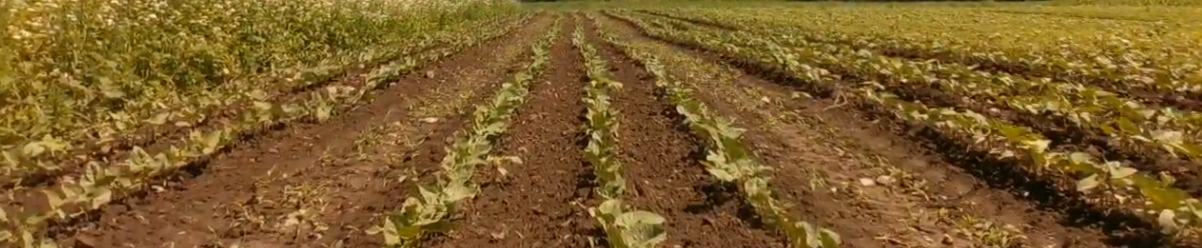
#> input picture image (1).webp, 1202 x 248 px, found by its file name
$ python 'hsvtuning copy.py'
#> lines starting #> are read from the running program, lines starting #| are printed output that depends on the picture; after the words box and inside, x2 and y2 are one past the last pixel; in counts of white or black regions, pixels touching at a corner belong together
# import libraries
import cv2 as cv
import numpy as np
import os

# image input
file_path = r"/home/irene/RoboLabCopy/Field Nav/image (1).webp"

assert os.path.exists(file_path), "File not found"

img = cv.imread(file_path)
#> img is the input picture: shape (248, 1202, 3); mean B, G, R 42.3, 93.5, 124.8
cv.imshow("Original Image", img)

# change to HSV
hsv_img = cv.cvtColor(img, cv.COLOR_BGR2HSV)
#> hsv_img: shape (248, 1202, 3); mean H, S, V 18.2, 176, 124.8
hue_img = hsv_img[:, :, 0]
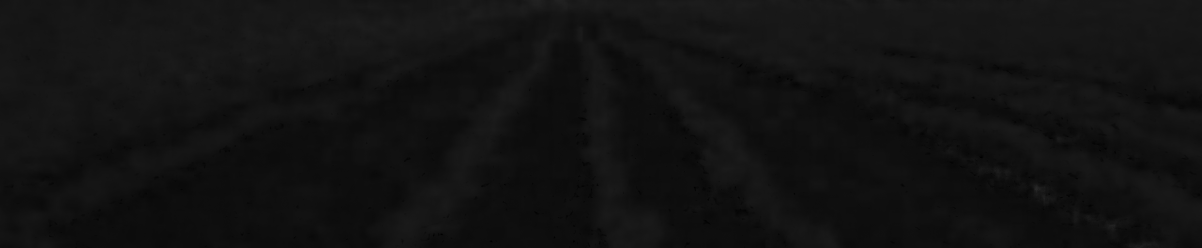
#> hue_img: shape (248, 1202); min 0, max 40, mean 18.2
cv.imshow("HSV Image", hsv_img)
# hue channel
cv.imshow("Hue channel", hue_img)
assert img is not None, "file could not be read, check with os.path.exists()" #ensure image exists
# blur image
blur = cv.GaussianBlur(hue_img,(5,5),0)
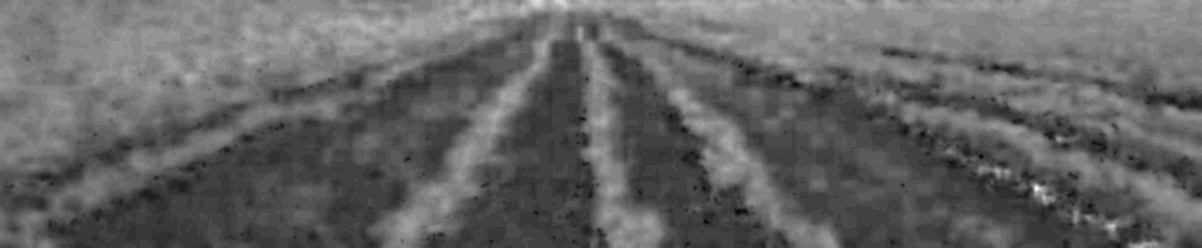
#> blur: shape (248, 1202); min 6, max 37, mean 18.2; drawn with min black and max white


# find normalized_histogram, and its cumulative distribution function
hist = cv.calcHist([blur],[0],None,[256],[0,256])
#> hist = 256 values, max 40624 at index 14, min 0 at index 0, mean 1164.4
hist_norm = hist.ravel()/hist.sum()
#> hist_norm = 256 values, max 0.136 at index 14, min 0 at index 0, mean 0.00391
Q = hist_norm.cumsum()
#> Q = 256 values from 0 to 1

bins = np.arange(256)

fn_min = np.inf
thresh = -1

for i in range(1,256):
   p1,p2 = np.hsplit(hist_norm,[i]) # probabilities
   q1,q2 = Q[i],Q[255]-Q[i] # cum sum of classes
   if q1 < 1.e-6 or q2 < 1.e-6:
      continue
   b1,b2 = np.hsplit(bins,[i]) # weights


   # finding means and variances
   m1,m2 = np.sum(p1*b1)/q1, np.sum(p2*b2)/q2
   v1,v2 = np.sum(((b1-m1)**2)*p1)/q1,np.sum(((b2-m2)**2)*p2)/q2

   # calculates the minimization function
   fn = v1*q1 + v2*q2
   if fn < fn_min:
      fn_min = fn
      thresh = i
#> this loop made 255 passes
#> (p1, q1, q2, m1, m2, v1, v2, fn) on passes 6 to 10: ([0, 0, 0, 0, 0, 0], 3.35e-06, 1, 0, 18.19, 0, 15.86, 15.86), ([0, 0, 0, 0, 0, 0, 3.35e-06], 4.7e-05, 1, 0.429, 18.19, 2.22, 15.86, 15.86), ([0, 0, 0, 0, 0, 0, 3.35e-06, 4.36e-05], 0.000245, 1, 1.33, 18.2, 6.03, 15.86, 15.86), ([0, 0, 0, 0, 0, 0, 3.35e-06, 4.36e-05, 0.000198], 0.00099, 0.999, 1.93, 18.21, 8.56, 15.85, 15.84), ([0, 0, 0, 0, 0, 0, 3.35e-06, 4.36e-05, 0.000198, 0.000745], 0.00397, 0.996, 2.17, 18.26, 10.72, 15.84, 15.82)
#> (q1, q2, m1, m2, v1, v2, fn, fn_min) on passes 11, 16, 17, 18: (0.0118, 0.988, 3.25, 18.37, 14, 15.78, 15.76, 15.76), (0.419, 0.581, 11.49, 23.04, 5.42, 15.75, 11.41, 11.41), (0.478, 0.522, 12.44, 23.46, 4.07, 12.86, 8.66, 8.66), (0.529, 0.471, 13.11, 23.92, 3.87, 11.23, 7.34, 7.34)
#> after the loop, fn_min = 7.34; thresh = 18

# find otsu's threshold value with OpenCV function
ret, otsu = cv.threshold(blur,0,255,cv.THRESH_BINARY+cv.THRESH_OTSU)
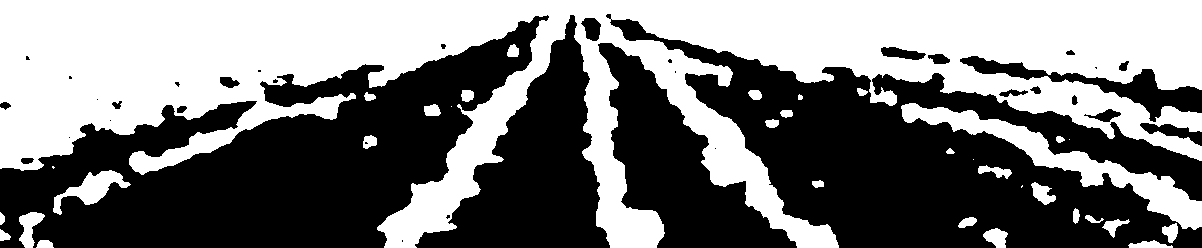
#> otsu: shape (248, 1202); 47.1% white; 34 white regions (5 under 20 px), largest, box (x1, y1, x2, y2) and area: (0, 0, 1202, 248) 128616, (901, 103, 1202, 230) 6722, (53, 170, 131, 215) 1230
#> ret = 18
cv.imshow("ret",otsu)
print( "{} {}".format(thresh,ret) )
#| 18 18.0

# masked image
masked = cv.bitwise_and(img, img, mask=otsu)
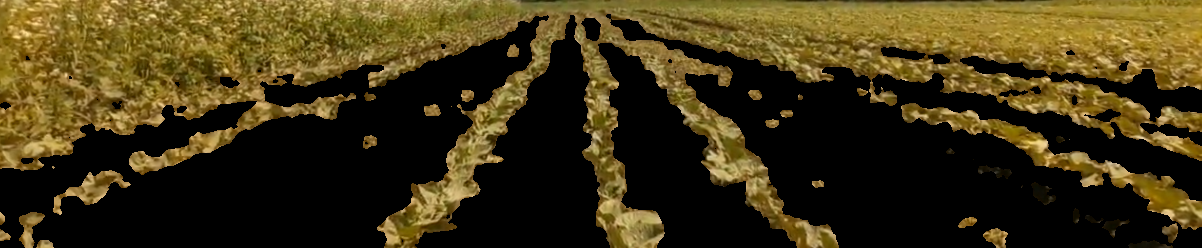
#> masked: shape (248, 1202, 3); mean B, G, R 20.8, 52.5, 64.1
cv.imshow("Thresholded Image", masked)

# opened image
kernel = cv.getStructuringElement(cv.MORPH_CROSS,(5,5)) # size of kernel determined by amount of noise
#opening = cv.morphologyEx(masked, cv.MORPH_OPEN, kernel)
#cv.imshow("Eroded Image", opening)

cv.waitKey(0)
cv.destroyAllWindows()

# try using simpler morphological operations & combos
# try using gaussian blur, median blur, and bilateral filtering and see their differences

$ run again, with image (2).webp copied over image (1).webp
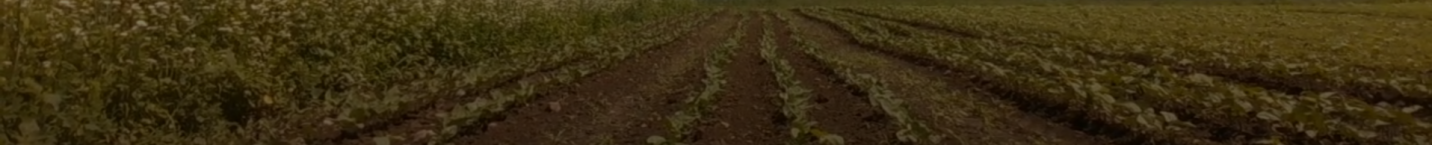
#> input picture image (2).webp, 1432 x 145 px, found by its file name
#> img is the input picture: shape (145, 1432, 3); mean B, G, R 18.5, 47.3, 60.1
#> hsv_img: shape (145, 1432, 3); mean H, S, V 20.3, 182.5, 60.1
#> hist = 256 values, max 35744 at index 22, min 0 at index 0, mean 811.1
#> hist_norm = 256 values, max 0.172 at index 22, min 0 at index 0, mean 0.00391
#> Q = 256 values from 0 to 1
#> the loop `for i in range(1,256):` made 255 passes
#> (p1, q1, q2, m1, m2, v1, v2, fn) on passes 9 to 12: ([0, 0, 0, 0, 0, 0, 0, 0, 0], 9.15e-05, 1, 0, 20.28, 0, 11.91, 11.91), ([0, 0, 0, 0, 0, 0, 0, 0, 0, 9.15e-05], 0.00065, 0.999, 1.27, 20.29, 8.42, 11.91, 11.91), ([0, 0, 0, 0, 0, 0, 0, 0, 0, 9.15e-05, 0.000559], 0.00266, 0.997, 2.41, 20.33, 13.59, 11.88, 11.88), ([0, 0, 0, 0, 0, 0, 0, 0, 0, 9.15e-05, 0.000559, 0.00201], 0.00957, 0.99, 2.98, 20.45, 16.74, 11.8, 11.85)
#> after the loop `for i in range(1,256):`: fn_min = 6.03; thresh = 18
#> `ret, otsu = cv.threshold(blur,0,255,cv.THRESH_BINARY+cv.THRESH_OTSU)`:
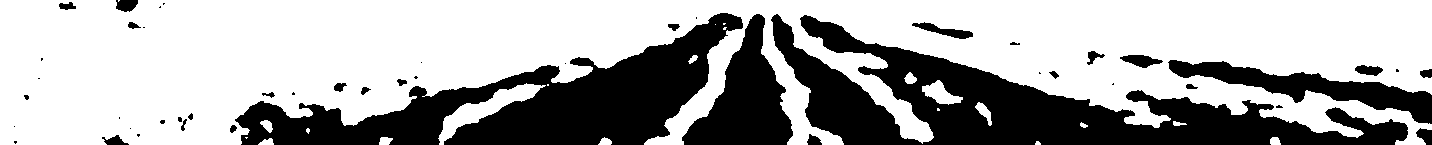
#> otsu: shape (145, 1432); 66.5% white; 48 black regions (22 under 20 px), largest, box (x1, y1, x2, y2) and area: (771, 14, 1408, 145) 29735, (235, 13, 743, 145) 25114, (682, 14, 793, 145) 7105
#> ret = 19
#| 18 19.0
#> `masked = cv.bitwise_and(img, img, mask=otsu)`:
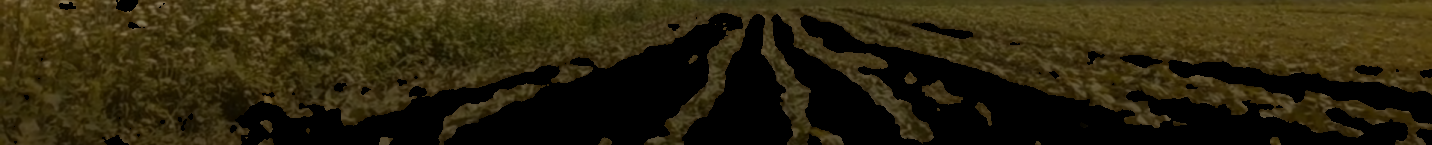
#> masked: shape (145, 1432, 3); mean B, G, R 13, 35.7, 43.4
